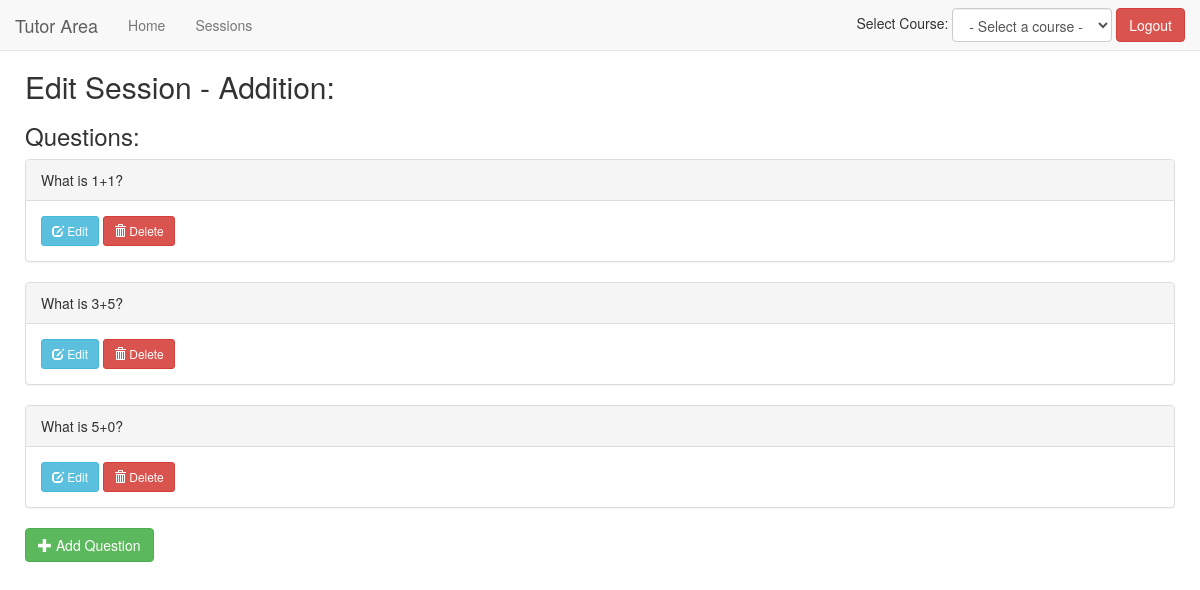
/tutor/sessions/1/ (signed in), run on the app's committed database.
### main/models.py (models this page shows, shortened)
class Session(models.Model):
    course = models.ForeignKey(Course)
    title = models.CharField(max_length=255)
    url_code = models.CharField(max_length=5, default='')
    running = models.BooleanField(default=False)

class Question(models.Model):
    session = models.ForeignKey(Session)
    question_body = models.TextField()

### main/decorators.py (the view)
    def _wrapped_view_func(request, *args, **kwargs):
        if 'course_id' in request.session:
            return view_func(request, *args, **kwargs)
        else:
            return HttpResponseRedirect('/tutor/')

### tutor/context_processors.py (called while the page is built)
def course_assignments_processor(request):
    if request.user:
        course_assignments = Tutor_assignment.objects.filter(user=request.user.id) # Get all course assignments
    else:
        course_assignments = []
    return {'course_assignments': course_assignments}

### tutor/views.py (called while the page is built, shortened)
@login_required
@tutor_course_is_selected
def edit_session(request, session_id):
    data = {}
    try:
        data['session'] = Session.objects.get(id=session_id, course=request.session['course_id'])
    except ObjectDoesNotExist:
        data['error'] = 'The session specified could not be found'
        return render_to_response('error.html', data, context_instance=RequestContext(request))
    data['questions'] = Question.objects.filter(session=session_id)
    return render_to_response('edit_session.html', data, context_instance=RequestContext(request))

### tutor/templates/edit_session.html (shortened to what this page needs)
{% extends "tutor_base.html" %}
{% block content %}
    <h2>Edit Session - {{ session.title }}:</h2>
    <h3>Questions:</h3>
    {% if questions %}
        {% for question in questions %}
            <div class="panel panel-default">
                <div class="panel-heading">{{ question.question_body }}</div>
                <div class="panel-body">
                    <form method="POST">{% csrf_token %}
                        <a href="/tutor/sessions/{{ session.pk }}/questions/edit/{{ question.id }}/" class="btn btn-sm btn-info"><span class="glyphicon glyphicon-edit"></span> Edit</a>
                        <button name="delete" class="btn btn-sm btn-danger"><span class="glyphicon glyphicon-trash"></span> Delete</button>
                    </form>
                </div>
            </div>
        {% endfor %}
    {% else %}
        <div class="alert alert-info"><strong>Notice:</strong> This session does not contain any questions, yet!</div>
    {% endif %}
    <a href="/tutor/sessions/{{ session.pk }}/questions/add/" class="btn btn-success"><span class="glyphicon glyphicon-plus"></span> Add Question</a>
{% endblock %}

### data on the page
Session: title "Addition"
Question: question_body "What is 1+1?"
Question: question_body "What is 3+5?"
Question: question_body "What is 5+0?"
